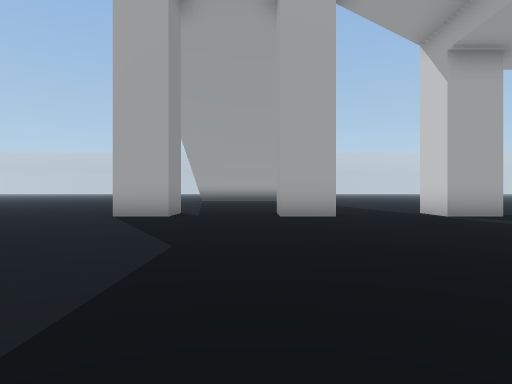
[1] (above)

23 first-person views from a walk through a Unity game level. The camera is 0.55 m above the floor, looks level and sees 75° across. The floor is counted in squares, 1 m on a side. Each view is taken from the middle of a square. On the plan, view 1 faces up. The plan holds only what a view shows up to about 9 squares ahead; the rest is blank. The place goes on beyond the plan. The player is left out.

[2]
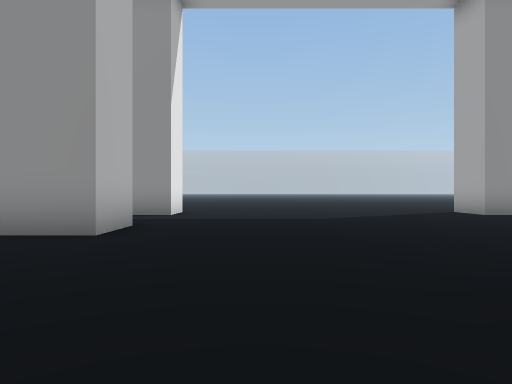

[3]
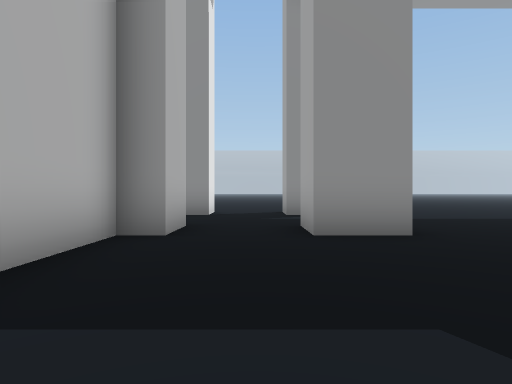

[4]
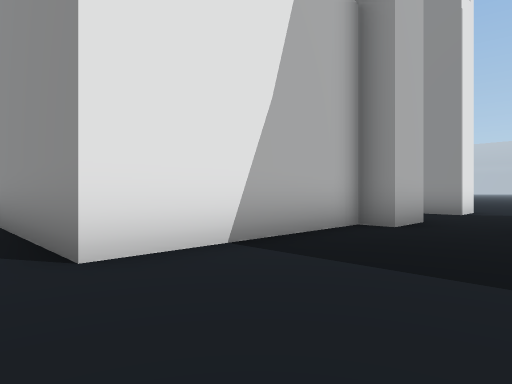

[5]
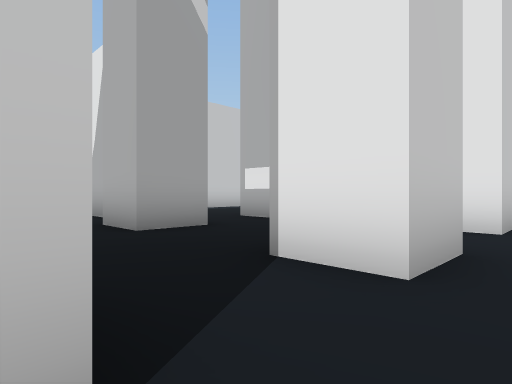

[6]
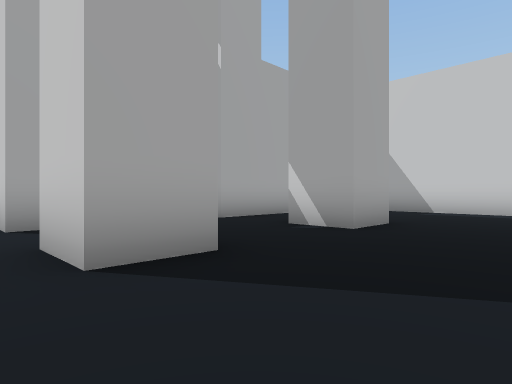

[7]
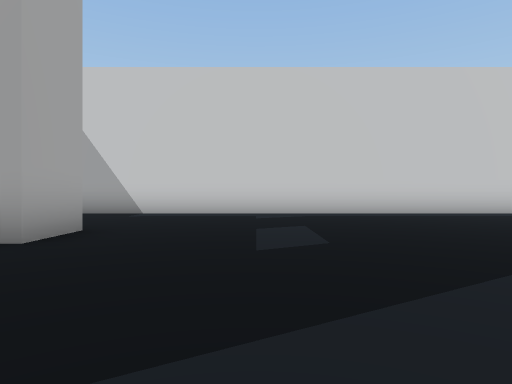

[8]
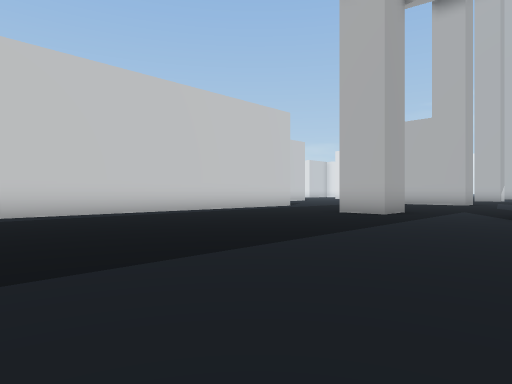

[9]
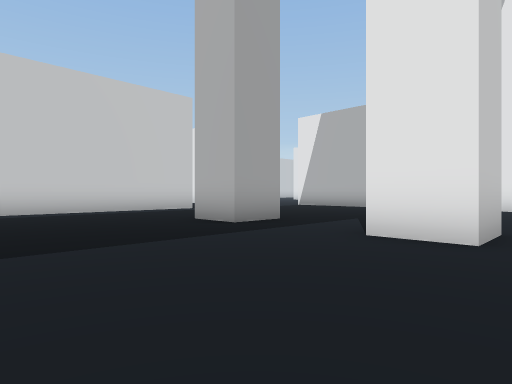

[10]
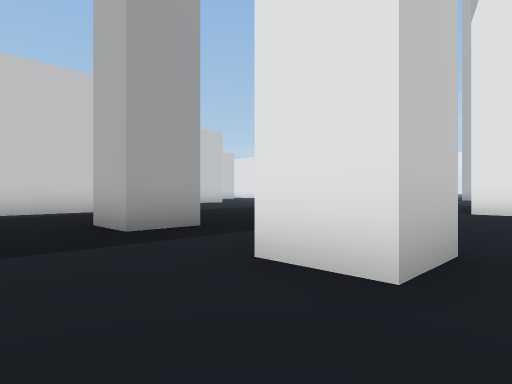

[11]
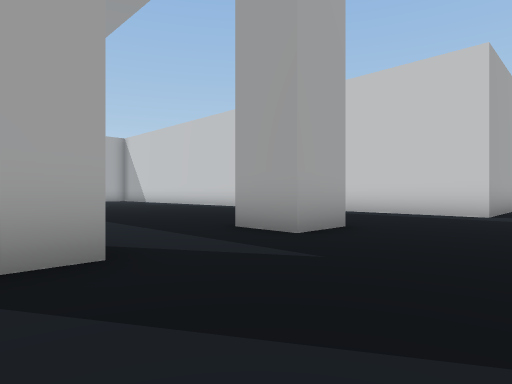

[12]
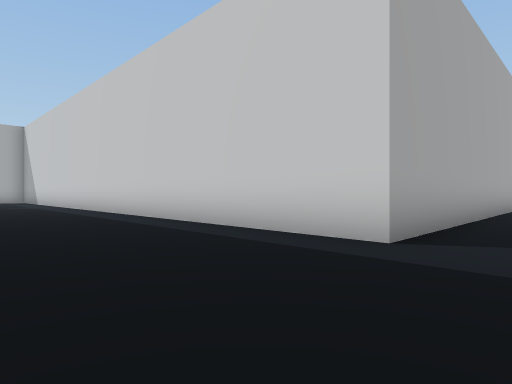

[13]
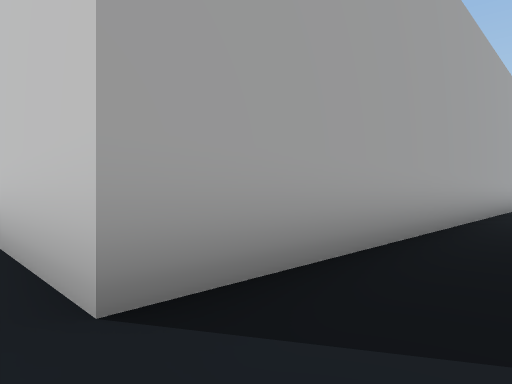

[14]
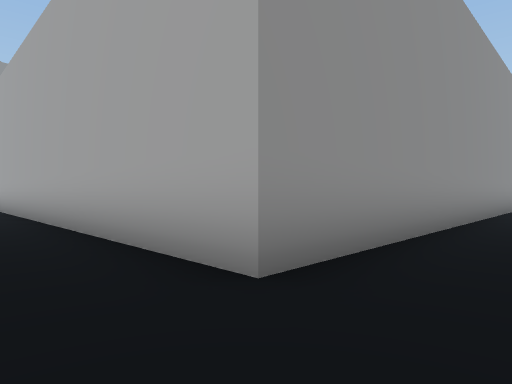

[15]
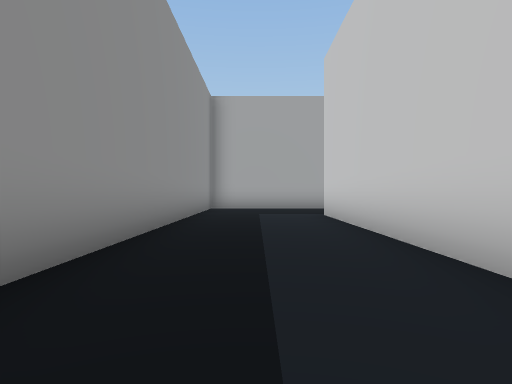

[16]
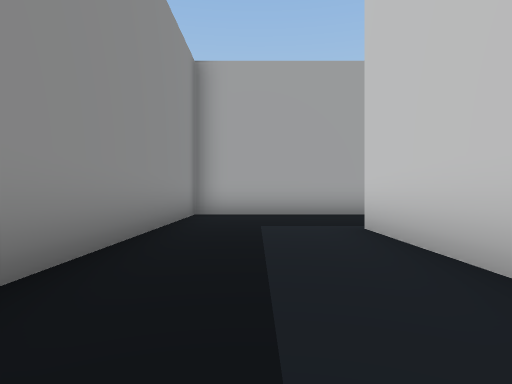

[17]
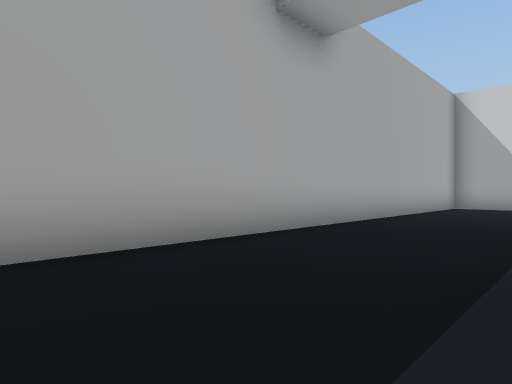

[18]
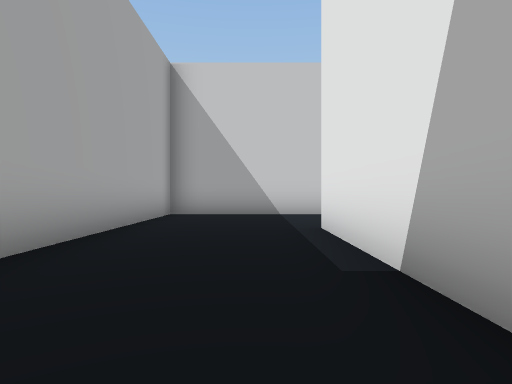

[19]
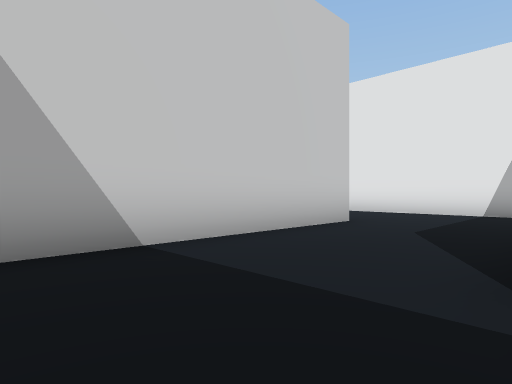

[20]
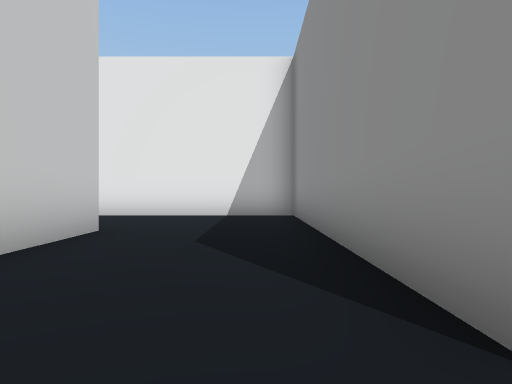

[21]
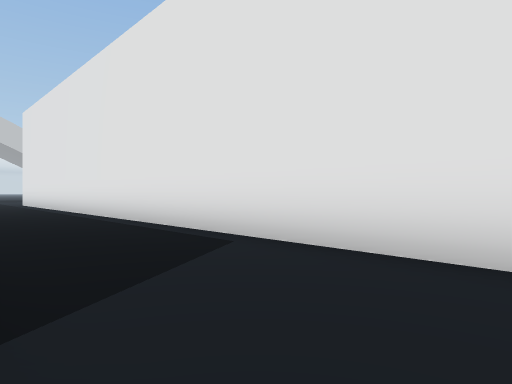

[22]
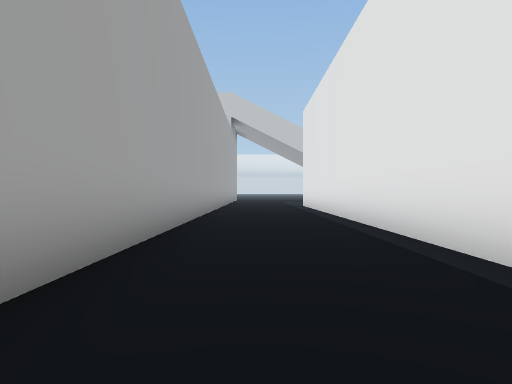

[23]
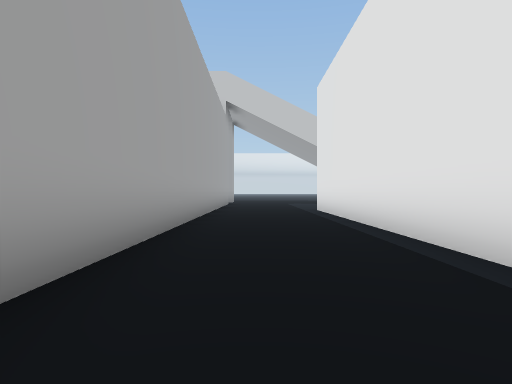

### Floor plan
Key: @ floor where view 1 was taken; # wall or solid block; . floor.
Columns run from 4 left of view 1 to 48 right of it. Each row starts with its distance up from view 1.
  9   ... ...
  8 .##..#...#
  7 ..........
  6 ..........
  5 .........
  4  ........
  3  .........
  2  ..........
  1  .........
  0  ##.@##..
 -1 .##..##.....
 -2 ............
 -3 .##.........
 -4 .##..######.
 -5 .. ....   #.
 -6 .. .......#
 -7 .#...#....#
 -8 ..........#
 -9 ..........#
-10 ..........#
-11   ........#
-12  .........#             ###############
-13  .........#             #.............#
-14  .........#             #.............#
-15  .........#             #...#  #####..#
-16 ..........#             #...#      #..#
-17 ..........#             #...#      #..#
-18 ..........#             #...#      #..#   ###########
-19 ..........#             #...#      #.................
-20 .##..##...#             #...#      #.................
-21 .##..##...#             #...#      #.................
-22 ..........###############...       ##################
-23  ..........................
-24  .............        .....

Positions as (right, up) in squares from view 1, and headings:
1: (0, 0), facing up
2: (6, 2), facing left
3: (6, -2), facing left
4: (7, -1), facing down-left
5: (-4, -1), facing down-right
6: (-4, -10), facing up-right
7: (-3, -10), facing right
8: (-3, -12), facing down-right
9: (-4, -16), facing down-right
10: (-4, -18), facing down-right
11: (-3, -24), facing up-right
12: (2, -24), facing up-right
13: (5, -24), facing up-right
14: (22, -24), facing up-left
15: (22, -23), facing up
16: (22, -20), facing up
17: (22, -15), facing up-right
18: (26, -14), facing right
19: (31, -13), facing down-right
20: (32, -14), facing down
21: (33, -19), facing down-right
22: (36, -20), facing right
23: (39, -20), facing right
